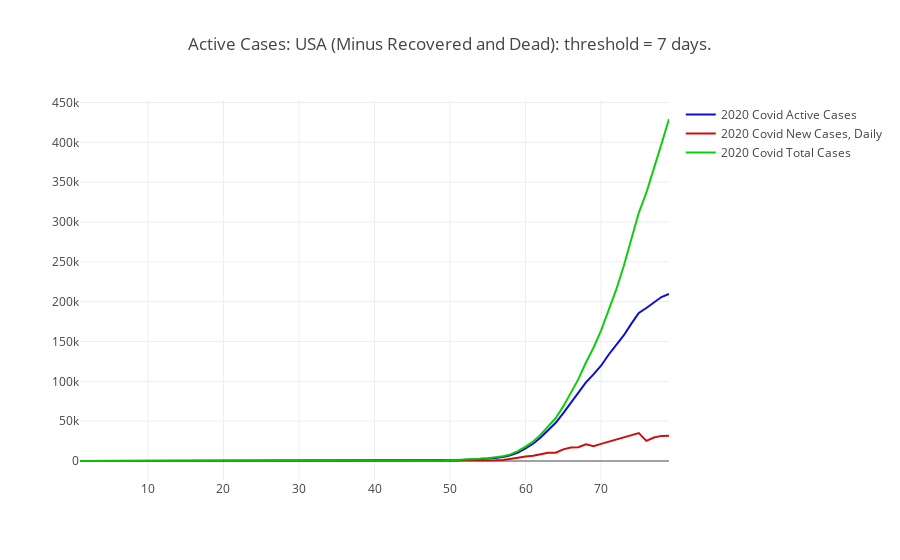

Notebook cell for this chart:
### Markdown cell above
## “Active” Cases, USA

Simply piling up “cases” is misleading. Patients get over COVID-19, or they die. This graph overlays “total cases” with a graph of cases, with cases over 2 weeks old removed, and deaths removed.

### Code cell
// totalNewDaily

val threshold: Int = 7

val active_cases_usa: Vector[Int] = {
    totalNewDaily().zipWithIndex.map( z => {
        val tnd: DailySnapshot = z._1
        val i: Int = z._2
        if (i < threshold) tnd.totalCases
        else {
            val recovered: Int = totalNewDaily()(i - threshold).totalCases
            val dead: Int = totalNewDaily()(i - threshold).totalDeaths
            tnd.totalCases - (dead + recovered)
        }
    })
}

val curve_active_cases_trace = Scatter(
  (1 to active_cases_usa.size),
  active_cases_usa,
  name = "2020 Covid Active Cases",
  mode = ScatterMode(ScatterMode.Lines),
  marker = Marker(
    color = Color.RGBA(0, 0, 204, 0.95),
    line = Line(
      color = Color.RGBA(217, 217, 217, 1.0),
      width = 1.0
    ),
    symbol = Symbol.Circle(),
    size = 3
  )
)

val data = Seq(curve_active_cases_trace, curve_new_cases_trace, curve_total_cases_trace)

val layout = Layout(s"Active Cases: USA (Minus Recovered and Dead): threshold = ${threshold} days.")

plot(data, layout)

### Figure 1 — Plotly figure (JSON) as saved in the notebook; plotly's stock layout.template omitted (floating-point values rounded to 4 significant figures)
{"data": [{"marker": {"color": "rgba(0, 0, 204, 0.95)", "line": {"color": "rgba(217, 217, 217, 1.0)", "width": 1}, "size": 3, "symbol": "circle"}, "mode": "lines", "name": "2020 Covid Active Cases", "type": "scatter", "x": [1, 2, 3, 4, 5, 6, 7, 8, 9, 10, 11, 12, 13, 14, 15, 16, 17, 18, 19, 20, 21, 22, 23, 24, 25, 26, 27, 28, 29, 30, 31, 32, 33, 34, 35, 36, 37, 38, 39, 40, 41, 42, 43, 44, 45, 46, 47, 48, 49, 50, 51, 52, 53, 54, 55, 56, 57, 58, 59, 60, 61, 62, 63, 64, 65, 66, 67, 68, 69, 70, 71, 72, 73, 74, 75, 76, 77, 78, 79], "y": [1, 1, 1, 2, 3, 5, 5, 4, 4, 5, 5, 5, 6, 6, 6, 7, 6, 5, 4, 1, 2, 2, 2, 3, 3, 3, 3, 12, 12, 11, 12, 15, 15, 15, 18, 20, 35, 33, 35, 40, 58, 61, 80, 101, 168, 246, 357, 456, 638, 883, 1090, 1428, 1898, 2451, 3031, 3733, 4856, 7045, 10702, 15722, 21574, 29393, 38901, 47917, 60035, 72917, 84505, 98744, 108697, 119638, 133380, 145184, 157615, 172086, 185783, 192094, 199482, 205794, 209767]}, {"marker": {"color": "rgba(204, 0, 0, 0.95)", "line": {"color": "rgba(217, 217, 217, 1.0)", "width": 1}, "size": 3, "symbol": "circle"}, "mode": "lines", "name": "2020 Covid New Cases, Daily", "type": "scatter", "x": [1, 2, 3, 4, 5, 6, 7, 8, 9, 10, 11, 12, 13, 14, 15, 16, 17, 18, 19, 20, 21, 22, 23, 24, 25, 26, 27, 28, 29, 30, 31, 32, 33, 34, 35, 36, 37, 38, 39, 40, 41, 42, 43, 44, 45, 46, 47, 48, 49, 50, 51, 52, 53, 54, 55, 56, 57, 58, 59, 60, 61, 62, 63, 64, 65, 66, 67, 68, 69, 70, 71, 72, 73, 74, 75, 76, 77, 78, 79], "y": [1, 0, 0, 1, 1, 2, 0, 0, 0, 1, 1, 1, 3, 0, 0, 1, 0, 0, 0, 0, 1, 0, 1, 1, 0, 0, 0, 10, 0, 0, 2, 3, 0, 0, 13, 2, 15, 0, 5, 5, 18, 16, 21, 36, 67, 83, 117, 119, 201, 270, 245, 405, 556, 674, 702, 907, 1398, 2440, 4068, 5583, 6536, 8529, 10438, 10439, 14599, 16996, 17233, 20853, 18575, 21489, 24366, 26662, 29712, 32078, 35035, 25238, 29464, 31516, 31565]}, {"marker": {"color": "rgba(0, 204, 0, 0.95)", "line": {"color": "rgba(217, 217, 217, 1.0)", "width": 1}, "size": 3, "symbol": "circle"}, "mode": "lines", "name": "2020 Covid Total Cases", "type": "scatter", "x": [1, 2, 3, 4, 5, 6, 7, 8, 9, 10, 11, 12, 13, 14, 15, 16, 17, 18, 19, 20, 21, 22, 23, 24, 25, 26, 27, 28, 29, 30, 31, 32, 33, 34, 35, 36, 37, 38, 39, 40, 41, 42, 43, 44, 45, 46, 47, 48, 49, 50, 51, 52, 53, 54, 55, 56, 57, 58, 59, 60, 61, 62, 63, 64, 65, 66, 67, 68, 69, 70, 71, 72, 73, 74, 75, 76, 77, 78, 79], "y": [1, 1, 1, 2, 3, 5, 5, 5, 5, 6, 7, 8, 11, 11, 11, 12, 12, 12, 12, 12, 13, 13, 14, 15, 15, 15, 15, 25, 25, 25, 27, 30, 30, 30, 43, 45, 60, 60, 65, 70, 88, 104, 125, 161, 228, 311, 428, 547, 748, 1018, 1263, 1668, 2224, 2898, 3600, 4507, 5905, 8345, 12413, 17996, 24532, 33061, 43499, 53938, 68537, 85533, 102766, 123619, 142194, 163683, 188049, 214711, 244423, 276501, 311536, 336774, 366238, 397754, 429319]}], "layout": {"title": "Active Cases: USA (Minus Recovered and Dead): threshold = 7 days."}}
